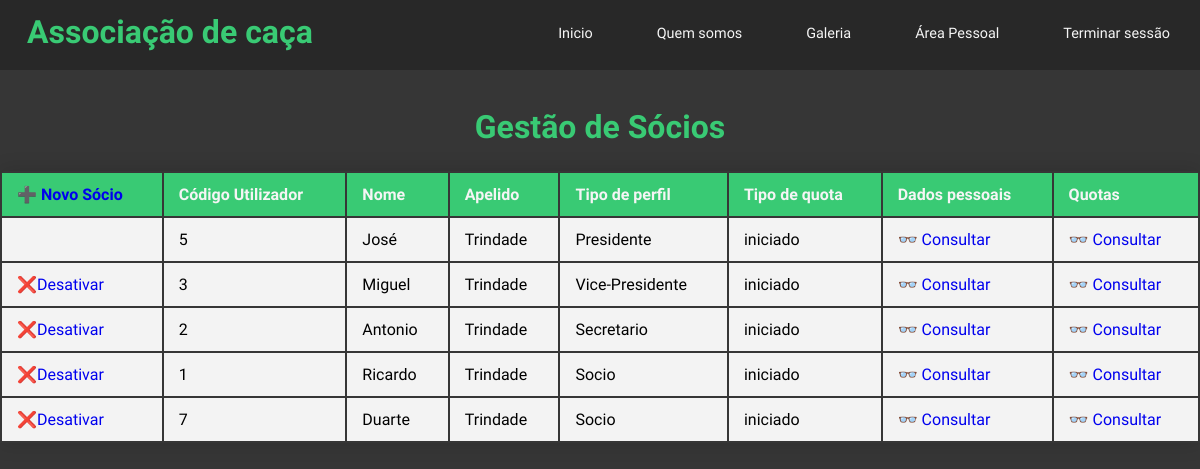
The page /vicePresidente/p_gestSocios.php (signed in) on the database its author committed.
### tables this page shows
CREATE TABLE `utilizador` (
  `codUtilizador` int(11) NOT NULL,
  `codPerfil` int(11) NOT NULL,
  `codCarteira` int(11) NOT NULL,
  `nome` varchar(30) NOT NULL,
  `apelido` varchar(30) NOT NULL,
  `morada` varchar(50) NOT NULL,
  `email` varchar(50) NOT NULL,
  `nif` int(9) NOT NULL,
  `dataNascimento` date NOT NULL,
  `telemovel` int(11) NOT NULL,
  `numPorteArma` int(11) NOT NULL,
  `numApoliceSeguro` int(11) NOT NULL,
  `numLicencaCaca` int(11) NOT NULL,
  `limitacao` varchar(50) NOT NULL,
  `restricaoAlimentar` varchar(50) NOT NULL,
  `nomeUser` varchar(20) NOT NULL,
  `password` varchar(300) NOT NULL,
  `ativo` bit(1) NOT NULL
);

CREATE TABLE `tipoperfil` (
  `codTipo` int(11) NOT NULL,
  `descricao` varchar(50) NOT NULL,
  `ativo` bit(1) NOT NULL
);

### vicePresidente/p_gestSocios.php (the view, shortened to what this page needs)
<!DOCTYPE html>
<html lang="en">
    <head>
        <link rel="stylesheet" href="../css/style.css">
    </head>
    <body>
        <?php
            if(isset($_SESSION['utilizador']))
            {
                $sql = "SELECT codPerfil, codUtilizador FROM utilizador WHERE nomeUser = '".$_SESSION["utilizador"]."'";
                $res = mysqli_query($conn, $sql);
                $row = mysqli_fetch_array($res);
                $codUtilizador = $row['codUtilizador'];
                if($row['codPerfil'] == VICE_PRESIDENTE || $row['codPerfil'] == PRESIDENTE)
                {
                    $presidente = 0;
                    if($row['codPerfil'] == PRESIDENTE)
                    {
                        $presidente = 1;
                    }
        ?>
                    <header>
                        <div class="navbar">
                            <h1>Associação de caça</h1>
                            <ul>
                                <li><a href='../index.php'>Inicio</a></li>
                                <li><a href='../about.php'>Quem somos</a></li>
                                <li><a href='../gallery.php'>Galeria</a></li>
                                <li><a href='../p_areaPessoal.php'>Área Pessoal</a></li>
                                <li><a href='../logout/logout.php'>Terminar sessão</a></li>
                            </ul>
                        </div>
                    </header>
        <?php
                    $sql = "SELECT DISTINCT u.codUtilizador, u.nome, u.apelido, tp.descricao AS tipoPerfil, tq.descricao FROM utilizador AS u INNER JOIN quota AS q ON (u.codUtilizador = q.codUtilizador) INNER JOIN tipoquota AS tq ON (q.tipoQuota = tq.codTipo) INNER JOIN tipoperfil AS tp ON (u.codPerfil = tp.codTipo)
                            WHERE u.codPerfil = 5 OR u.codPerfil = 4 OR u.codPerfil = 3 OR u.codPerfil = 2";
                    $res = mysqli_query($conn, $sql);
                    echo
                    "
                    <br>
                    <br>
                    <h1>Gestão de Sócios</h1>
                        <div class='content_table'>
                            <table width='100%'>
                                <thead>
                                    <tr>";
                                        if($presidente == 1)
                                        {
                                            echo"
                                            <th>
                                                <a href='p_addSocio.php'> ➕ Novo Sócio</a>
                                            </th>";
                                        }
                                        echo"
                                        <th>Código Utilizador</th>
                                        <th>Nome</th>
                                        <th>Apelido</th>
                                        <th>Tipo de perfil</th>
                                        <th>Tipo de quota</th>
                                        <th>Dados pessoais</th>
                                        <th>Quotas</th>
                                    </tr>
                                </thead>
                    ";
                    while($row = mysqli_fetch_array($res))
                    {
                            echo"<tbody>
                                    <tr>";
                                        if(($presidente == 1) && ($codUtilizador!=$row['codUtilizador']))
                                        {
                                            $ativo=false;
                                            $ver_user_ativo = $row['codUtilizador'];
                                            $sql_ver_ativo = "SELECT ativo FROM utilizador WHERE codUtilizador = '$ver_user_ativo'";
                                            $res_ver_ativo = mysqli_query($conn, $sql_ver_ativo);
                                            $row_ver_ativo = mysqli_fetch_array($res_ver_ativo);
                                            if($row_ver_ativo['ativo'] == $ativo)
                                            {
                                                echo"
                                                <td>
                                                    <a href='ativar.php?codUtilizador=".$row["codUtilizador"]."'> ✔️Ativar </a>
                                                </td>";
                                            }
                                            else
                                            {
                                                echo"
                                                <td>
                                                    <a href='desativar.php?codUtilizador=".$row["codUtilizador"]."'> ❌Desativar</a>
                                                </td>";
                                            }
                                        }
                                        else
                                        {
                                            echo"<td></td>";
                                        }
                                        echo"
                                        <td>".$row['codUtilizador']."</td>
                                        <td>".$row['nome']."</td>
                                        <td>".$row['apelido']."</td>
                                        <td>".$row['tipoPerfil']."</td>
                                        <td>".$row['descricao']."</td>
                                        <td>
                                            <a href='p_dadosSocios.php?codUtilizador=".$row["codUtilizador"]."'> 👓 Consultar</a>
                                        </td>
                                        <td>
                                            <a href='p_quotasSocio.php?codUtilizador=".$row["codUtilizador"]."'> 👓 Consultar</a>
                                        </td>
                                    </tr>
                                </tbody>";
                    }
                    echo"
                            </table>
                        </div>
                    ";
                }
                else
                {
                    header('refresh:0; ../index.php');
                }
            }
            else
            {
                header('refresh:0; ../index.php');
            }
        ?>
    </body>
</html>

### css/style.css (style rules this page uses)
* { margin: 0px; padding: 0px; font-family: 'Open Sans Condensed', sans-serif; }
body { background: #363636; box-sizing: border-box; }
h1, h2, h3 { text-align: center; color: #39ca74; }
.navbar { width: 100%; height: 70px; background-color: #282828; }
.navbar h1 { position: absolute; padding: 3px; float: left; margin-left: 2%; margin-top: 10px; color: #39ca74; }
.navbar ul { width: auto; float: right; margin-top: 8px; }
.navbar li { display: inline-block; padding: 15px 30px; }
.navbar a { text-align: center; color: whitesmoke; text-decoration: none; font-size: 1.2vw; }
.content_table { border-collapse: collapse; margin: 25px 0; min-width: 400px; border-radius: 5px 5px 0 0; overflow: hidden; box-shadow: 0 0 20px rgba(0,0,0,0.15); }
.content_table thead tr { background-color: #39ca74; color: whitesmoke; text-align: left; font-weight: bold; }
.content_table th, td { padding: 12px 15px; }
.content_table tbody tr { background-color: #f3f3f3; }
.content_table a { text-decoration: none; }

### rows shown on the page
utilizador: codUtilizador "5", nome "José", apelido "Trindade", codPerfil.descricao "Presidente", descricao "iniciado"
utilizador: codUtilizador "3", nome "Miguel", apelido "Trindade", codPerfil.descricao "Vice-Presidente", descricao "iniciado"
utilizador: codUtilizador "2", nome "Antonio", apelido "Trindade", codPerfil.descricao "Secretario", descricao "iniciado"
utilizador: codUtilizador "1", nome "Ricardo", apelido "Trindade", codPerfil.descricao "Socio", descricao "iniciado"
utilizador: codUtilizador "7", nome "Duarte", apelido "Trindade", codPerfil.descricao "Socio", descricao "iniciado"
